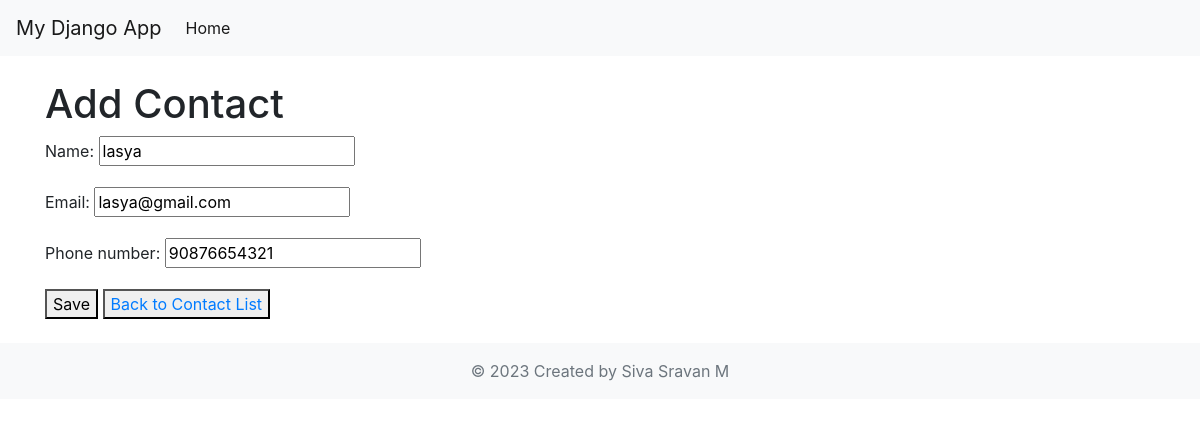
Page /sr/contacts/16/edit/ on the committed database.
### sr/models.py (models this page shows, shortened)
class Contact(models.Model):
    name = models.CharField(max_length=100, unique=True)
    email = models.EmailField(unique=True)
    phone_number = models.CharField(max_length=20, blank=True)
    created_at = models.DateTimeField(default=timezone.now)  # New field to store creation time

### sr/views.py (the view)
# urls.py: path('contacts/<int:pk>/edit/', views.contact_edit, name='contact_edit'),
def contact_edit(request, pk):
    contact = get_object_or_404(Contact, pk=pk)
    if request.method == "POST":
        form = ContactForm(request.POST, instance=contact)
        if form.is_valid():
            contact = form.save()
            return redirect('contact_detail', pk=contact.pk)
    else:
        form = ContactForm(instance=contact)
    return render(request, 'sr/contact_form.html', {'form': form})

### sr/forms.py
class ContactForm(forms.ModelForm):
    class Meta:
        model = Contact
        fields = ['name', 'email', 'phone_number']

### sr/templates/sr/contact_form.html (shortened to what this page needs)
{% extends 'sr/base.html' %}
{% block content %}
    <h1>{% if contact.id %}Edit{% else %}Add{% endif %} Contact</h1>
    <form method="post">
        {{ form.as_p }}
        <button type="submit">Save</button>
        <button type="button"><a href="{% url 'contact_list' %}">Back to Contact List</a></button>
    </form>
{% endblock %}

### rows in the picture
Contact: name "lasya", email "lasya@gmail.com", phone_number "90876654321"
